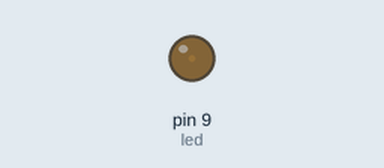
A sketch run on a simulated Arduino Uno, built with avr-gcc and run on an emulated ATmega328P. Shown: output pins drawn as LEDs (lit = HIGH).

Above: at 0.05 s.
At 0.95 s:
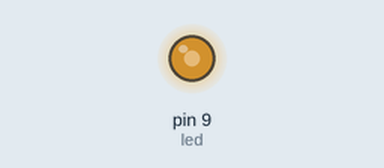
At 1.4 s:
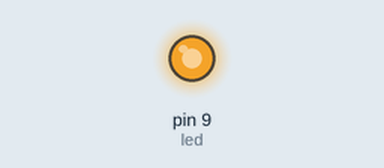
At 2.75 s:
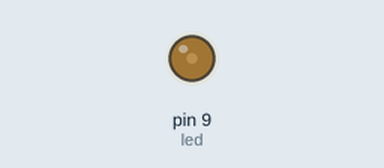
Timing chart, 0 to 7.0 s (numbered marks = the images above):
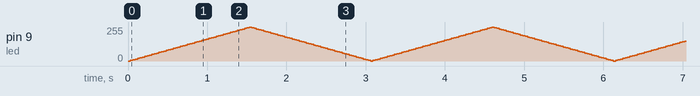

The sketch:

06_practice_1.ino
```cpp
int led = 9;
int brightness = 0;
int faeAmount = 5;

void setup(){
    pinMode(led, OUTPUT);
}

void loop(){
    analogWrite(led, brightness);

    brightness = brightness + faeAmount;

    if (brightness <= 0 || brightness >= 255){
        faeAmount = -faeAmount;
    }

    delay(30);
}
```
